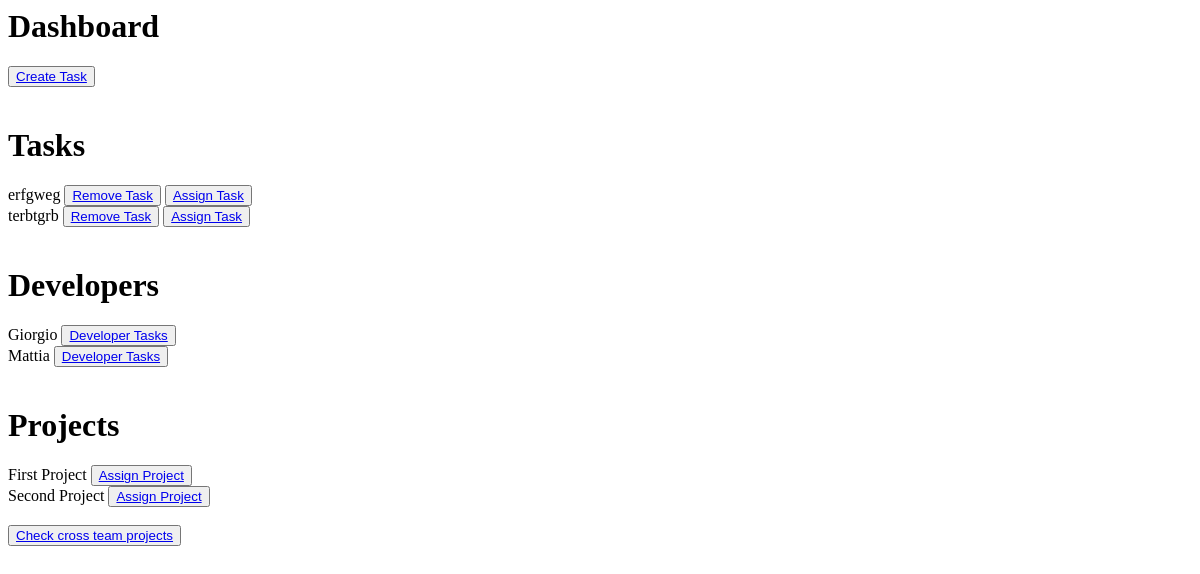
Before: /dashboard/ with the older database file.
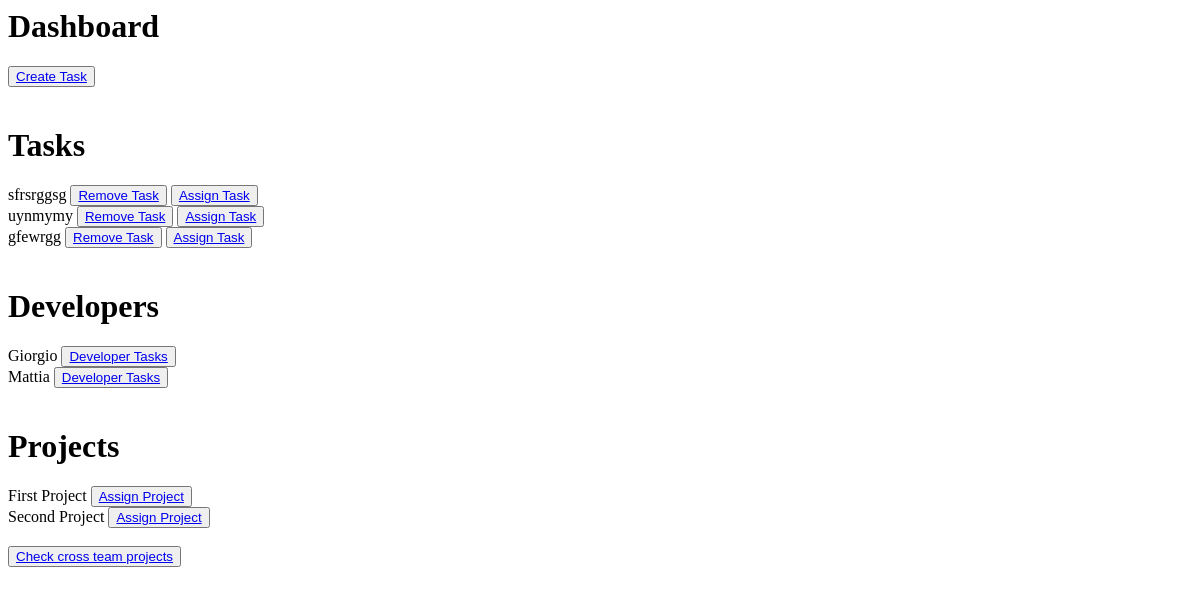
After: the same page with the newer database file.
### ticketApp/models.py (models this page shows, shortened)
class Task(models.Model):
    WAITING = 'waiting'
    PROCESSING = 'processing'
    COMPLETED = 'completed'
    STATUS_CHOICES = [
        (WAITING, 'waiting'),
        (PROCESSING, 'processing'),
        (COMPLETED, 'completed'),
    ]
    title = models.CharField(max_length=30, null=True, blank=True)
    description = models.TextField()
    status = models.CharField(choices=STATUS_CHOICES, max_length=50, default=WAITING)
    deadline = models.DateField()
    created_by = models.ForeignKey(Employee, on_delete=models.CASCADE, limit_choices_to={'role': Employee.PM})
    assigned_to = models.ManyToManyField(Employee, related_name="devs", limit_choices_to={'role': Employee.DEV})
    def __str__(self):
        return self.title

class Employee(models.Model):
    CEO = 'CEO'
    PM = 'PM'
    DEV = 'DEV'
    ROLE_CHOICES = [
        (CEO, 'Chief Executive Officer'),
        (PM, 'Project Manager'),
        (DEV, 'Developer'),
    ]
    name_employee = models.CharField(max_length=100)
    phone_number = models.TextField()
    role = models.CharField(choices=ROLE_CHOICES, max_length=30)
    def __str__(self):
        return self.name_employee

class Project(models.Model):
    name = models.CharField(max_length=20)
    assigned_to = models.ManyToManyField(Employee, related_name="pm", limit_choices_to={'role': Employee.PM})
    def __str__(self):
        return self.name

### ticketApp/views.py (the view)
# urls.py: path('dashboard/', views.Dashboard.as_view(), name="dashboard"),
class Dashboard(View):
    manager_employees = ManagerEmployees()
    manager_projects = ManagerProjects()
    manager_tasks = ManagerTasks()
    def get(self, request):
        developers = self.manager_employees.get_employees_by_role('DEV')
        projects = self.manager_projects.projects
        tasks_to_assign = self.manager_tasks.get_assignable_tasks()
        context={
            "projects": projects,
            "tasks_to_assign": tasks_to_assign,
            "developers": developers}
        return render(request, "dashboard.html", context)

### ticketApp/manager_employees.py (called while the page is built)
    def get_employees_by_role(self, role_to_filter : str) -> QuerySet[Employee]:
        employees_with_role = self.employees.filter(role = role_to_filter)
        return employees_with_role

### ticketApp/manager_tasks.py (called while the page is built)
    def get_assignable_tasks(self) -> QuerySet[Task]:
        assignable_tasks = self.tasks.filter(Q(status = 'processing') | Q(status = 'waiting'))
        return assignable_tasks

### ticketApp/templates/dashboard.html (shortened to what this page needs)
{% load static %}
<h1>Dashboard</h1>
<button><a href="{% url 'create_task' %}">Create Task</a></button>
    <h1>Tasks</h1>
    {% for task in tasks_to_assign %}
        {{task}}
        <button><a href="{% url 'remove_task' task.pk %}">Remove Task</a></button>
        <button><a href="{% url 'assign_task' task.pk %}">Assign Task</a></button> <br>
    {% endfor %}
<h1>Developers</h1>
<div>
    {% for dev in developers %}
        {{dev}}
        <button><a href="{% url 'processing_task' dev.pk %}">Developer Tasks</a></button>
        <br>
    {% endfor %}
</div>
<h1>Projects</h1>
<div>
    {% for project in projects %}
        {{project}}
        <button><a href="{% url 'assign_project' project.pk %}">Assign Project</a></button>
        <br>
    {% endfor %}
</div>
<button><a href="{% url 'cross_team_projects' %}">Check cross team projects</a></button>

Changed rows visible on the page:
removed Task: title "erfgweg"
removed Task: title "terbtgrb"
added Task: title "sfrsrggsg"
added Task: title "uynmymy"
added Task: title "gfewrgg"
